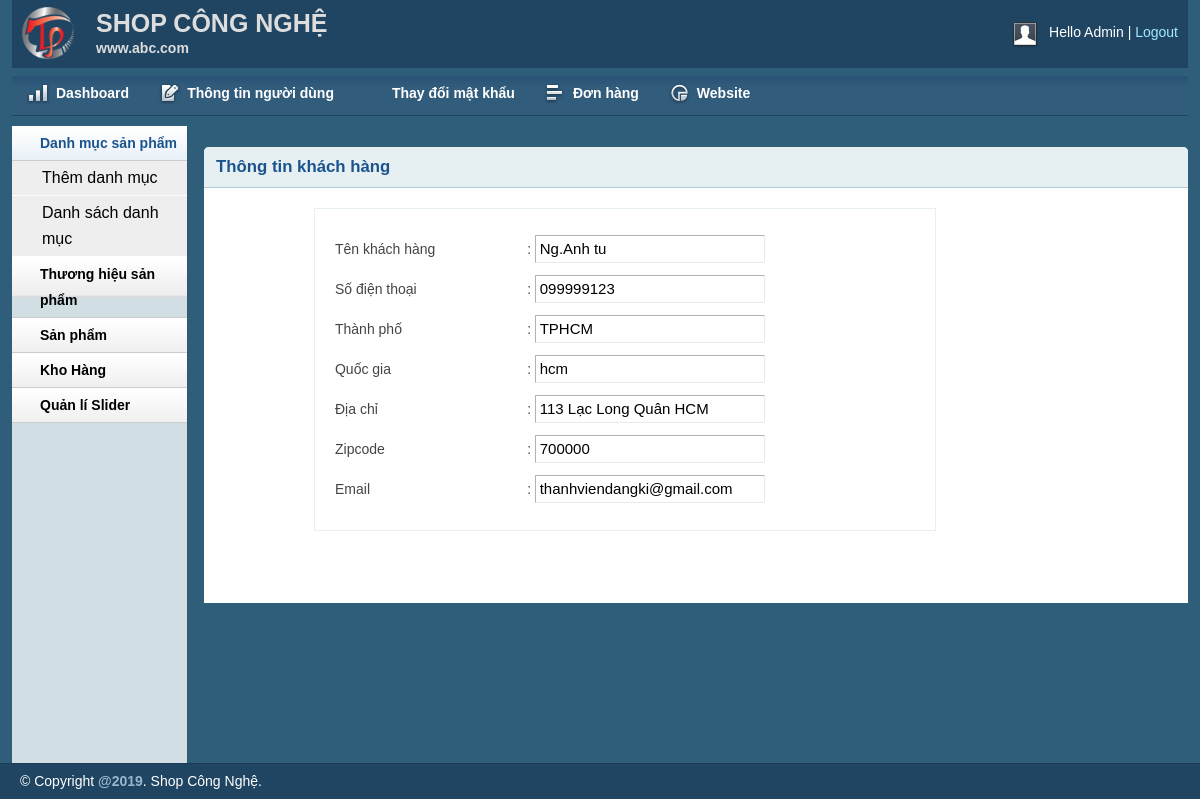
Screenshot of /admin/customer.php?customerid=3 (signed in) with the database file from the repository.
### tables this page shows
CREATE TABLE `tbl_customer` (
  `id` int(11) NOT NULL,
  `name` varchar(255) NOT NULL,
  `address` varchar(255) NOT NULL,
  `city` varchar(30) NOT NULL,
  `country` varchar(30) NOT NULL,
  `zipcode` varchar(30) NOT NULL,
  `phone` varchar(30) NOT NULL,
  `email` varchar(50) NOT NULL,
  `password` varchar(255) NOT NULL
);

### lib/database.php (called while the page is built, shortened)
<?php
Class Database extends PDO{
   public $host   = DB_HOST;
   public $user   = DB_USER;
   public $pass   = DB_PASS;
   public $dbname = DB_NAME;
   public $link;
private function connectDB(){
   $this->link = new mysqli($this->host, $this->user, $this->pass,
    $this->dbname);
 }
public function select($query){
  $result = $this->link->query($query) or
   die($this->link->error.__LINE__);
  if($result->num_rows > 0){
    return $result;
  } else {
    return false;
  }
 }
}

### classes/customer.php (called while the page is built, shortened)
<?php
	$filepath = realpath(dirname(__FILE__));
	include_once ($filepath.'/../lib/database.php');
?>
<?php
	class customer
	{
		private $db;
		public function __construct()
		{
			$this->db = new Database();
		}
		public function show_customers($id)
		{
			$query = "SELECT * FROM tbl_customer WHERE id='$id' ";
			$result = $this->db->select($query);
			return $result;
		}
	}
 ?>

### admin/customer.php (the view, shortened to what this page needs)
<?php include 'inc/header.php';?>
<?php include 'inc/sidebar.php';?>
<?php
    $filepath = realpath(dirname(__FILE__));
    include_once ($filepath.'/../classes/customer.php');
 ?>
<?php
    $cs = new customer();
    if(!isset($_GET['customerid']) || $_GET['customerid'] == NULL){
        echo "<script> window.location = 'inbox.php' </script>";
    }else {
        $id = $_GET['customerid'];
    }
  ?>
        <div class="grid_10">
            <div class="box round first grid">
                <h2>Thông tin khách hàng</h2>
               <div class="block copyblock">
                 <?php
                    $get_customer = $cs->show_customers($id);
                    if($get_customer){
                        while ($result = $get_customer->fetch_assoc()) {
                  ?>
                 <form action="" method="post">
                    <table class="form">
                        <tr>
                            <td>Tên khách hàng</td>
                            <td>:</td>
                            <td>
                                <input type="text" readonly="readonly" value="<?php echo $result['name']; ?>" name="catName" class="medium" />
                            </td>
                        </tr>
                        <tr>
                            <td>Số điện thoại</td>
                            <td>:</td>
                            <td>
                                <input type="text" readonly="readonly" value="<?php echo $result['phone']; ?>" name="catName" class="medium" />
                            </td>
                        </tr>
                        <tr>
                            <td>Thành phố</td>
                            <td>:</td>
                            <td>
                                <input type="text" readonly="readonly" value="<?php echo $result['city']; ?>" name="catName" class="medium" />
                            </td>
                        </tr>
                        <tr>
                            <td>Quốc gia</td>
                            <td>:</td>
                            <td>
                                <input type="text" readonly="readonly" value="<?php echo $result['country']; ?>" name="catName" class="medium" />
                            </td>
                        </tr>
                        <tr>
                            <td>Địa chỉ</td>
                            <td>:</td>
                            <td>
                                <input type="text" readonly="readonly" value="<?php echo $result['address']; ?>" name="catName" class="medium" />
                            </td>
                        </tr>
                        <tr>
                            <td>Zipcode</td>
                            <td>:</td>
                            <td>
                                <input type="text" readonly="readonly" value="<?php echo $result['zipcode']; ?>" name="catName" class="medium" />
                            </td>
                        </tr>
                        <tr>
                            <td>Email</td>
                            <td>:</td>
                            <td>
                                <input type="text" readonly="readonly" value="<?php echo $result['email']; ?>" name="catName" class="medium" />
                            </td>
                        </tr>
                    </table>
                    </form>
                    <?php
                        }
                    }
                     ?>
                </div>
            </div>
        </div>
<?php include 'inc/footer.php';?>

### admin/css/text.css (style rules this page uses)
body { font: 13px/1.5 Tahoma, Helvetica, Arial, 'Liberation Sans', FreeSans, sans-serif; }
h2 { font-size: 23px; }
p, dl, hr, h1, h2, h3, h4, h5, h6, ol, ul, pre, table, address, fieldset { margin-bottom: 20px; }

### admin/css/grid.css (style rules this page uses)
.grid_1, .grid_2, .grid_3, .grid_4, .grid_5, .grid_6, .grid_7, .grid_8, .grid_9, .grid_10, .grid_11, .grid_12, .grid_13, .grid_14, .grid_15, .grid_16 { display: inline; float: left; margin-left: 1%; margin-right: 1%; }
.container_12 .grid_10 { width: 81.333%; }

### admin/css/layout.css (style rules this page uses)
body { background: #fff none repeat scroll 0 0; color: #444; font-size: 14px; padding: 0; }
h1, h2, h3, h4, h5, h6 { line-height:1.2em; margin-bottom:.3em; }
h2 { margin-top:1em; }
.box { background:#fff; margin-bottom:20px; padding:10px 10px 10px 10px; margin-left:-8px; }
.box.grid { padding-bottom:40px; }
.box.round { -moz-border-radius: 5px 5px 0px 0px; -webkit-border-radius: 5px 5px 0px 0px; border-radius: 5px 5px 0px 0px; }
.box h2 { font-size:1.2em; font-weight:bold; color:#1B548D; background:#E6F0F3; margin:-10px -10px 0 -10px; padding:10px 12px; border-bottom:1px solid #B3CBD6; -moz-border-radius: 5px 5px 0px 0px; -webkit-border-radius: 5px 5px 0px 0px; border-radius: 5px 5px 0px 0px; }
.box.first { min-height: 406px; }
.block { padding-top:20px; }
.copyblock { border: 1px solid #e6f0f3; line-height: 32px; margin-left: 100px; margin-top: 20px; padding-left: 20px; width: 600px; }
table.form { width:100%; }
table.form td { padding:4px 0px; }
table.form input, table.form select { font-size: 15px; padding: 4px 4px 5px 4px; border-top: 1px solid #b3b3b3; border-left: 1px solid #b3b3b3; border-right: 1px solid #eaeaea; border-bottom: 1px solid #eaeaea; }
input.medium { width: 55%; }
.block { padding-bottom:1px; }

### rows the page displays
tbl_customer: catName "Ng.Anh tu", catName "099999123", catName "TPHCM", catName "hcm", catName "113 Lạc Long Quân HCM", catName "700000", catName "thanhviendangki@gmail.com"
